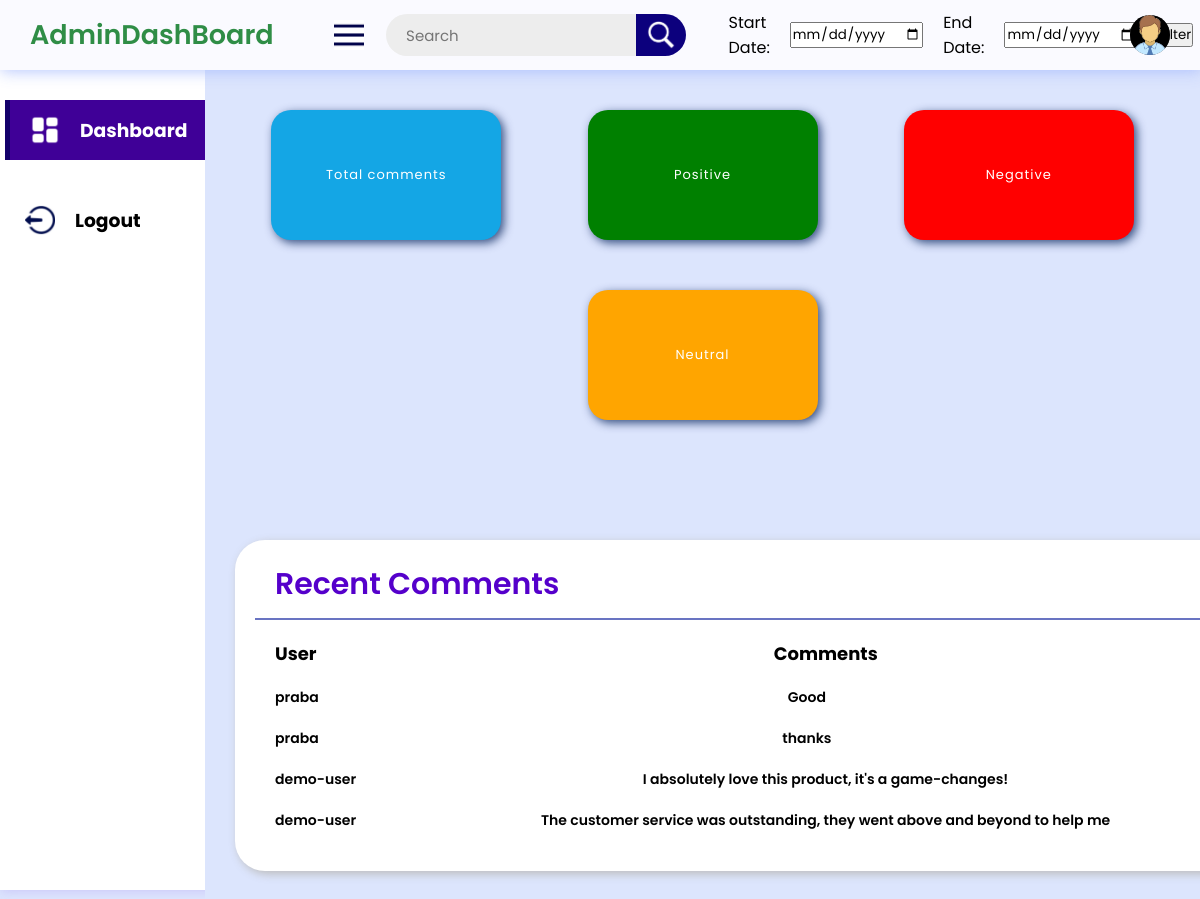
Before: /positive (signed in) with the older database file.
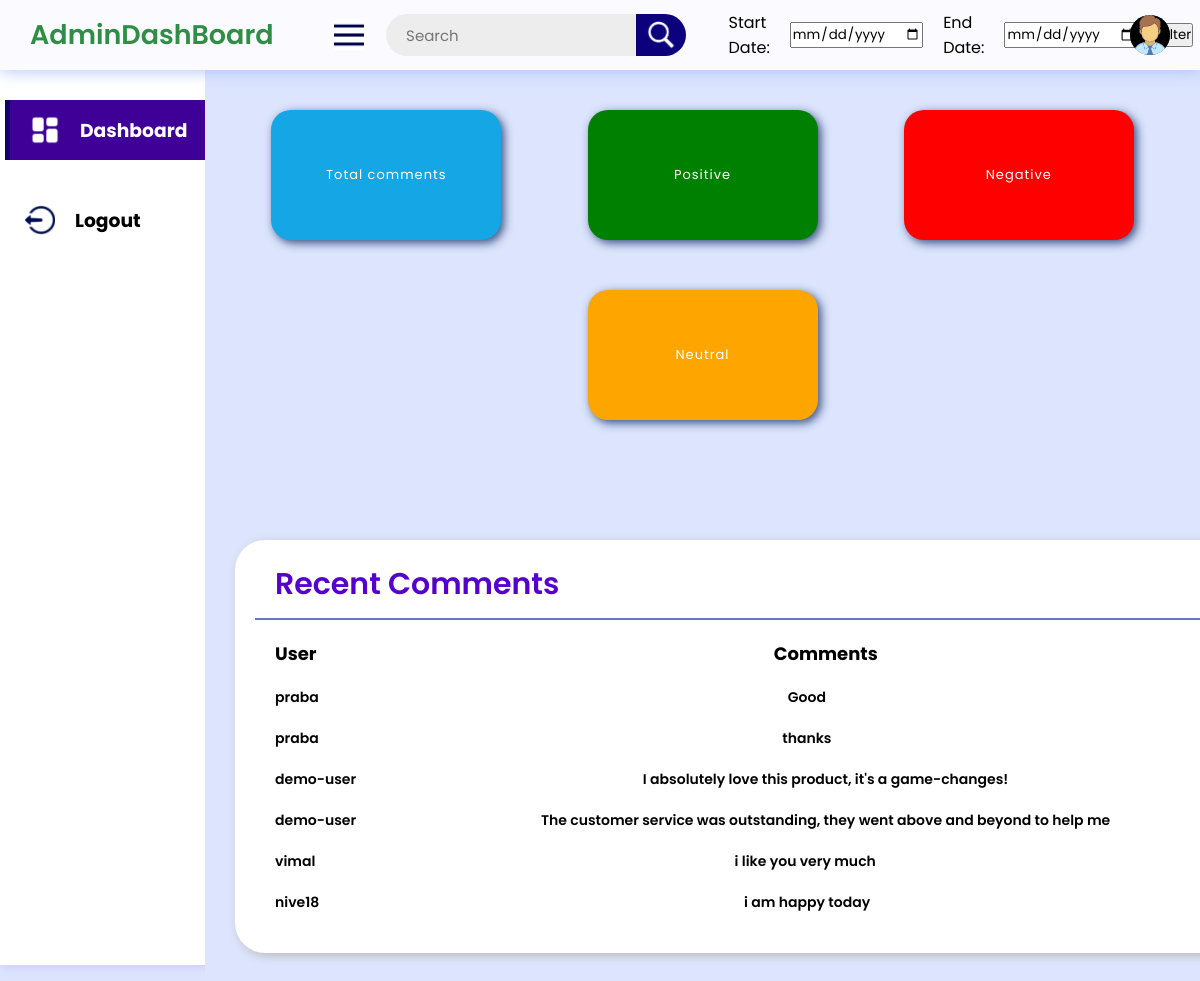
After: the same page with the newer database file.
### db.py (models this page shows)
class Comment(db.Model):
    id = db.Column(db.Integer, primary_key=True)
    user = db.Column(db.String(80), nullable=False)
    text = db.Column(db.String(500), nullable=False)
    sentiment = db.Column(db.Float)
    sentiment_label = db.Column(db.String(10))
    date = db.Column(Date, default=datetime.utcnow().date())

### route.py (the view)
@app.route('/positive', methods=['GET'])
@login_required
def get_positive():
    comments = Comment.query.all()
    total_comment=[]
    my_tuple=[]
    for i in range(len(comments)):
        if comments[i].sentiment_label == "Positive":
            comment={}
            comment["user"]=comments[i].user
            comment["comment"]=comments[i].text
            comment["sentiment_label"]=comments[i].sentiment_label
            total_comment.append(comment)
    return render_template('positive.html', comments=total_comment)

### route.py (called while the page is built)
@login_manager.user_loader
def load_user(user_id):
    return User.query.get(int(user_id))

### templates/positive.html (shortened to what this page needs)
<!DOCTYPE html>
<html lang="en">
<head>
	<link rel="stylesheet"
		href="{{ url_for('static', filename='css/style.css') }}">
	<link rel="stylesheet"
		href="{{ url_for('static', filename='css/responsive.css') }}">
</head>
<body>
	<header>
		<div class="logosec">
			<div class="logo">AdminDashBoard</div>
			<img src="{{ url_for('static', filename='images/menu-icon.png') }}"
				class="icn menuicn"
				id="menuicn"
				alt="menu-icon">
		</div>
		<div class="searchbar">
			<input type="text"
				placeholder="Search">
			<div class="searchbtn">
			<img src="{{ url_for('static', filename='images/search-icon.png') }}"
					class="icn srchicn"
					alt="search-icon">
			</div>
		</div>
		<form method="POST" class="date" id="filter-form">
			Start Date: <input type="date" name="start_date" id="start-date">
			End Date: <input type="date" name="end_date" id="end-date">
			<input type="submit" value="Filter">
		</form>
			<div class="dp">
			<img src="{{ url_for('static', filename='images/dp.png') }}"
					class="dpicn"
					alt="dp">
			</div>
	</header>
	<div class="main-container">
		<div class="navcontainer">
			<nav class="nav">
				<div class="nav-upper-options">
					<div class="nav-option option1">
						<img src="{{ url_for('static', filename='images/dashboard.png') }}"
							class="nav-img"
							alt="dashboard">
						<h3> Dashboard</h3>
					</div>
					<div class="nav-option logout" id="logout">
						<img src="{{ url_for('static', filename='images/logout.png') }}"
							class="nav-img"
							alt="logout">
						<h3>Logout</h3>
					</div>
				</div>
			</nav>
		</div>
		<div class="main">
			<div class="box-container">
				<div class="box box1" id="home">
					<div class="text">
						<h2 class="topic">Total comments</h2>
					</div>
				</div>
				<div class="box box2" id="positive">
					<div class="text">
						<h2 class="topic">Positive</h2>
					</div>
				</div>
				<div class="box box3" id="negative">
					<div class="text">
						<h2 class="topic">Negative</h2>
					</div>
				</div>
				<div class="box box4" id="neutral">
					<div class="text">
						<h2 class="topic">Neutral</h2>
					</div>
				</div>
			<div class="report-container">
				<div class="report-header">
					<h1 class="recent-Articles">Recent Comments</h1>
				</div>
				<div class="report-body">
					<div class="report-topic-heading">
						<h3 class="t-op">User</h3>
						<h3 class="t-op">Comments</h3>
					</div>
					<div class="items" id="positive-comments">
						{% for comment in comments %}
						<div class="item1">
							<h3 class="t-op-nextlvl">{{ comment.user }}</h3>
							<h3 class="t-op-nextlvl">{{ comment.comment }}</h3>
						</div>
					{% endfor %}
					</div>
				</div>
			</div>
		</div>
	</div>
</body>
</html>

### static/css/style.css (style rules this page uses)
* { margin: 0; padding: 0; box-sizing: border-box; font-family: "Poppins", sans-serif; }
:root { --background-color1: #fafaff; --background-color2: #ffffff; --background-color3: #ededed; --background-color4: #cad7fda4; --primary-color: #4b49ac; --secondary-color: #0c007d; --Border-color: #3f0097; --total-color: rgb(20, 166, 229); --positive-color: green; --negative-color: red; --neutral-color: orange; }
body { background-color: var(--background-color4); max-width: 100%; overflow-x: hidden; }
header { height: 70px; width: 100vw; padding: 0 30px; background-color: var(--background-color1); position: fixed; z-index: 100; box-shadow: 1px 1px 15px rgba(161, 182, 253, 0.825); display: flex; justify-content: space-between; align-items: center; }
.logo { font-size: 27px; font-weight: 600; color: rgb(47, 141, 70); }
.icn { height: 30px; }
.menuicn { cursor: pointer; }
.searchbar, .message, .logosec { display: flex; align-items: center; justify-content: center; }
.logosec { gap: 60px; }
.searchbar input { width: 250px; height: 42px; border-radius: 50px 0 0 50px; background-color: var(--background-color3); padding: 0 20px; font-size: 15px; outline: none; border: none; }
.searchbtn { width: 50px; height: 42px; display: flex; align-items: center; justify-content: center; border-radius: 0px 50px 50px 0px; background-color: var(--secondary-color); cursor: pointer; }
.dp { height: 40px; width: 40px; background-color: #626262; border-radius: 50%; display: flex; align-items: center; justify-content: center; overflow: hidden; }
.main-container { display: flex; width: 100vw; position: relative; top: 70px; z-index: 1; }
.dpicn { height: 42px; }
.main { height: calc(100vh - 70px); width: 100%; overflow-y: scroll; overflow-x: hidden; padding: 40px 30px 30px 30px; }
.box-container { display: flex; justify-content: space-evenly; align-items: center; flex-wrap: wrap; gap: 50px; }
.nav { min-height: 91vh; width: 250px; background-color: var(--background-color2); position: absolute; top: 0px; left: 00; box-shadow: 1px 1px 10px rgba(198, 189, 248, 0.825); display: flex; flex-direction: column; justify-content: space-between; overflow: hidden; padding: 30px 0 20px 10px; }
.navcontainer { height: calc(100vh - 70px); width: 250px; position: relative; overflow-y: scroll; overflow-x: hidden; transition: all 0.5s ease-in-out; }
.nav-option { width: 250px; height: 60px; display: flex; align-items: center; padding: 0 30px 0 20px; gap: 20px; transition: all 0.1s ease-in-out; }
.date { width: 35%; height: 60px; display: flex; align-items: center; padding: 0 30px 0 20px; gap: 20px; transition: all 0.1s ease-in-out; }
.nav-img { height: 30px; }
.nav-upper-options { display: flex; flex-direction: column; align-items: center; gap: 30px; }
.option1 { border-left: 5px solid #010058af; background-color: var(--Border-color); color: white; cursor: pointer; }
.box { height: 130px; width: 230px; border-radius: 20px; box-shadow: 3px 3px 10px rgba(0, 30, 87, 0.751); padding: 20px; display: flex; align-items: center; justify-content: space-around; cursor: pointer; transition: transform 0.3s ease-in-out; }
.box:nth-child(1) { background-color: var(--total-color); }
.box:nth-child(2) { background-color: var(--positive-color); }
.box:nth-child(3) { background-color: var(--negative-color); }
.box:nth-child(4) { background-color: var(--neutral-color); }
.box .text { color: white; }
.topic { font-size: 13px; font-weight: 400; letter-spacing: 1px; }
.report-container { min-height: 300px; max-width: 1200px; margin: 70px auto 0px auto; background-color: #ffffff; border-radius: 30px; box-shadow: 3px 3px 10px rgb(188, 188, 188); padding: 0px 20px 20px 20px; }
.report-header { height: 80px; width: 100%; display: flex; align-items: center; justify-content: space-between; padding: 20px 20px 10px 20px; border-bottom: 2px solid rgba(0, 20, 151, 0.59); }
.recent-Articles { font-size: 30px; font-weight: 600; color: #5500cb; }
.report-body { max-width: 1160px; overflow-x: auto; padding: 20px; }
.report-topic-heading, .item1 { width: 1120px; display: flex; justify-content: space-between; align-items: center; }
.t-op { font-size: 18px; letter-spacing: 0px; }
.items { width: 1120px; margin-top: 15px; }
.item1 { margin-top: 20px; }
.t-op-nextlvl { font-size: 14px; letter-spacing: 0px; font-weight: 600; }

Changed rows visible on the page:
added Comment: user "vimal", comment "i like you very much"
added Comment: user "nive18", comment "i am happy today"
